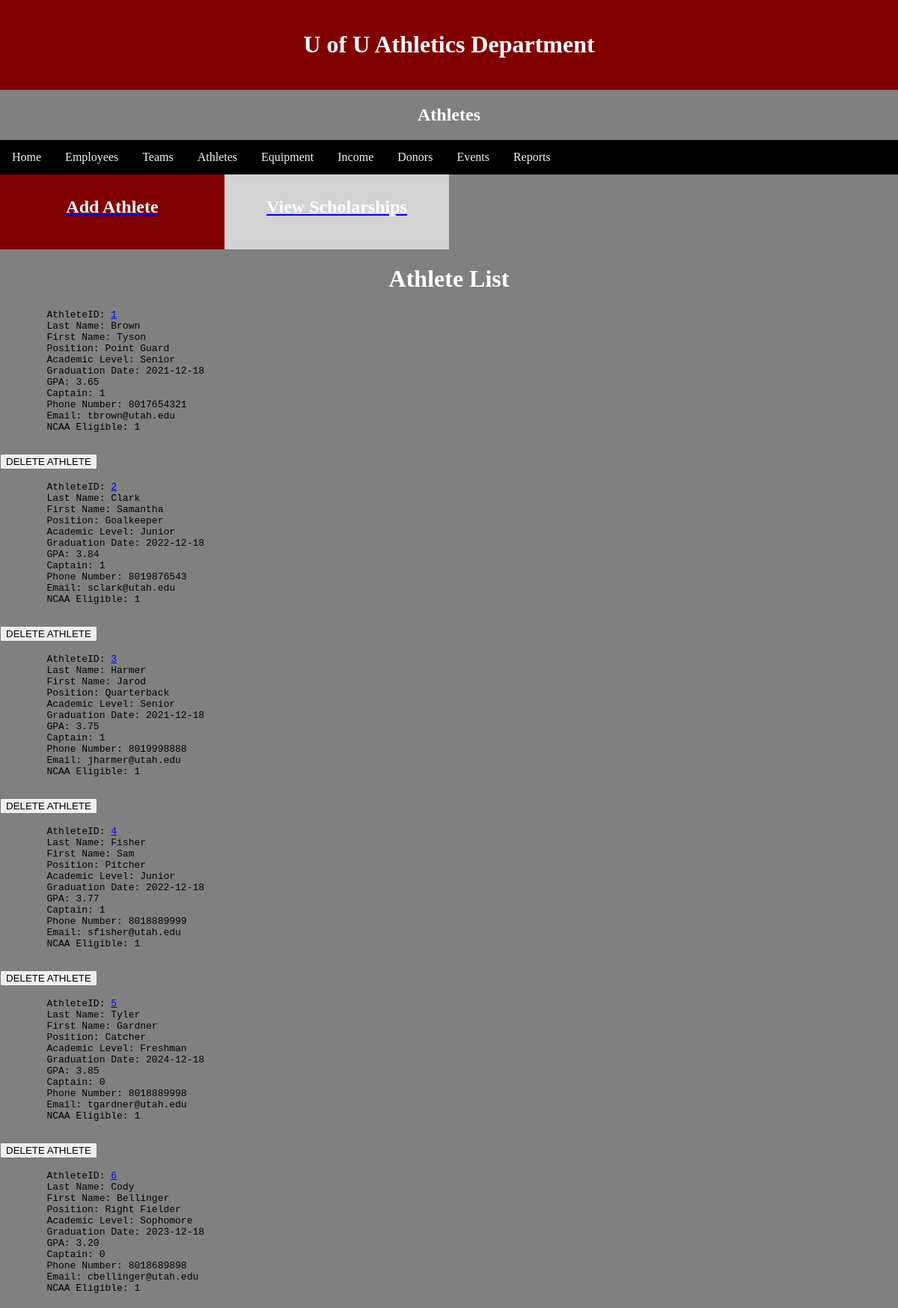
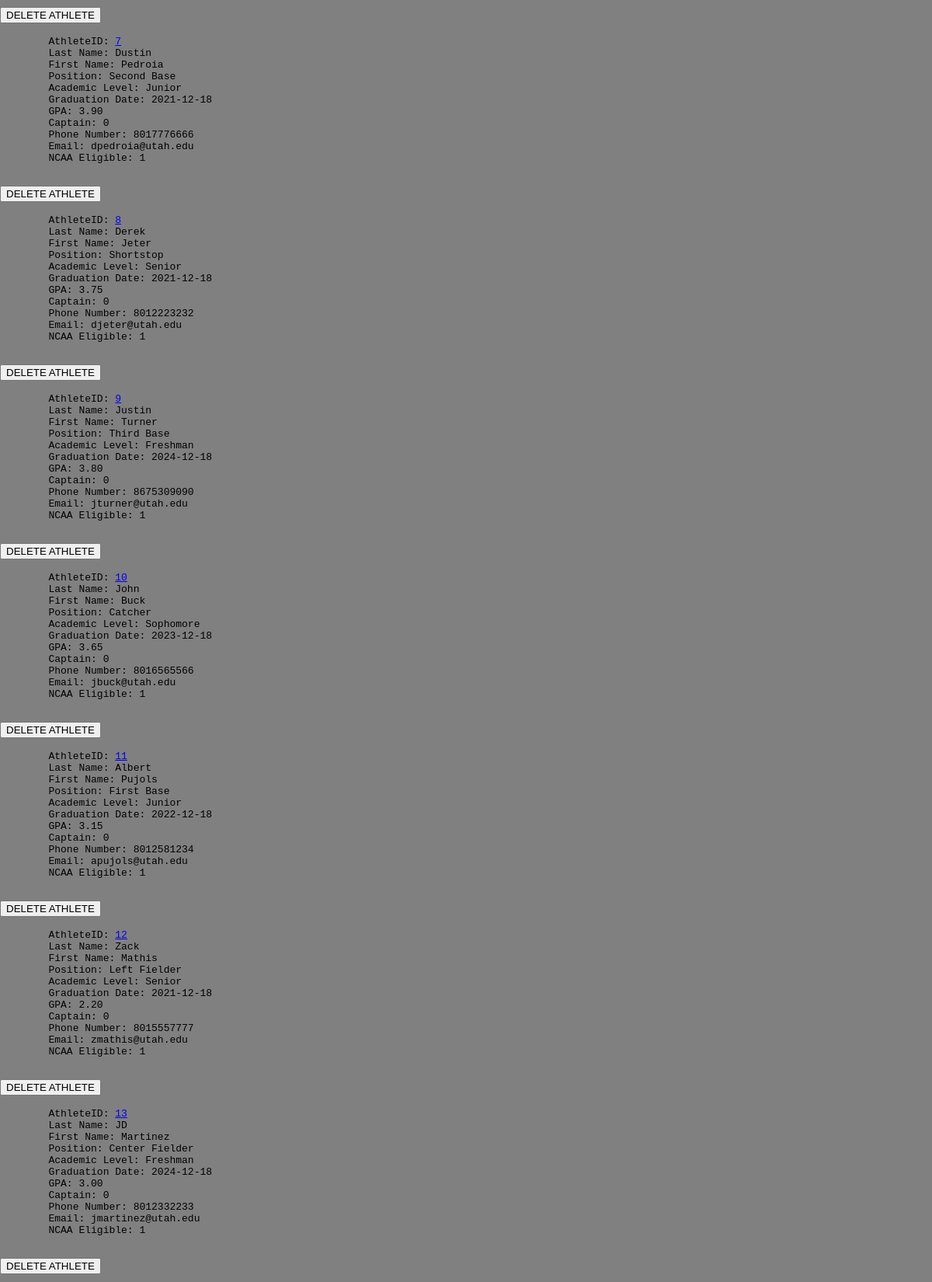
The app's page /Pages/Main/athletes.php (signed in, upper part) with its own data (2 pictures, top to bottom).
### tables this page shows
CREATE TABLE IF NOT EXISTS `athletes` (
  `AthleteID` int NOT NULL AUTO_INCREMENT,
  `LastName` varchar(30) NOT NULL,
  `FirstName` varchar(30) NOT NULL,
  `Position` varchar(30) NOT NULL,
  `AcademicLevel` varchar(30) NOT NULL,
  `GraduationDate` date NOT NULL,
  `GPA` decimal(3,2) NOT NULL,
  `Captain` tinyint(1) NOT NULL,
  `Phone` varchar(15) NOT NULL,
  `Email` varchar(256) NOT NULL,
  `NCAAEligible` tinyint(1) NOT NULL,
  PRIMARY KEY (`AthleteID`)
);

### Pages/Main/athletes.php (the view, shortened to what this page needs)
<html>
	<head>
		<link rel='stylesheet' href='../../styles/projectstyles.css'>
	</head>
		<body>
			<?php
			require_once '../components/header.php';
			?>
		  <h2>Athletes</h2>
			<?php
			require_once '../components/topnav.php';
			?>
		<div>
		<div class="row">
		  <div class="column" style="background-color:maroon;">
			<a href="../add/add-athlete.php"><h2>Add Athlete</h2></a>
		  </div>
		<div class="row">
		  <div class="column" style="background-color:lightgrey;">
			<a href="scholarships.php"><h2>View Scholarships</h2></a>
		  </div>
		</div>
			<h1>Athlete List</h1>
<?php
require_once '../../database/DBlogin.php';
$conn = new mysqli($hn, $un, $pw, $db);
$query = "SELECT * FROM athletes";
$result = $conn->query($query);
$rows = $result->num_rows;
for($j=0; $j<$rows; ++$j)
{
	$row = $result->fetch_array(MYSQLI_ASSOC);
echo <<<_END
	<pre>
	AthleteID: <a href='../update/update-athlete.php?AthleteID=$row[AthleteID]'>$row[AthleteID]</a>
	Last Name: $row[LastName]
	First Name: $row[FirstName]
	Position: $row[Position]
	Academic Level: $row[AcademicLevel]
	Graduation Date: $row[GraduationDate]
	GPA: $row[GPA]
	Captain: $row[Captain]
	Phone Number: $row[Phone]
	Email: $row[Email]
	NCAA Eligible: $row[NCAAEligible]
	</pre>
	<form action='../delete/delete-athlete.php' method='post'>
		<input type='hidden' name='delete' value='yes'>
		<input type='hidden' name='AthleteID' value='$row[AthleteID]'>
		<input type='submit' value='DELETE ATHLETE'>
	</form>
_END;
}
?>
	</body>
</html>
<?php
require_once '../components/footer.php';
?>

### Styles/projectstyles.css (style rules this page uses)
body { background-color: gray; }
h1, h2 { color: white; text-align: center; }
* { box-sizing: border-box; }
.column { float: left; width: 25%; padding: 10px; height: 100px; }
.row:after { content: ""; display: table; clear: both; }
body { margin: 0; }

### records on screen
athletes: AthleteID "1", LastName "Brown", FirstName "Tyson", Position "Point Guard", AcademicLevel "Senior", GraduationDate "2021-12-18", GPA "3.65", Captain "1", Phone "8017654321", Email "tbrown@utah.edu", NCAAEligible "1"
athletes: AthleteID "2", LastName "Clark", FirstName "Samantha", Position "Goalkeeper", AcademicLevel "Junior", GraduationDate "2022-12-18", GPA "3.84", Captain "1", Phone "8019876543", Email "sclark@utah.edu", NCAAEligible "1"
athletes: AthleteID "3", LastName "Harmer", FirstName "Jarod", Position "Quarterback", AcademicLevel "Senior", GraduationDate "2021-12-18", GPA "3.75", Captain "1", Phone "8019998888", Email "jharmer@utah.edu", NCAAEligible "1"
athletes: AthleteID "4", LastName "Fisher", FirstName "Sam", Position "Pitcher", AcademicLevel "Junior", GraduationDate "2022-12-18", GPA "3.77", Captain "1", Phone "8018889999", Email "sfisher@utah.edu", NCAAEligible "1"
athletes: AthleteID "5", LastName "Tyler", FirstName "Gardner", Position "Catcher", AcademicLevel "Freshman", GraduationDate "2024-12-18", GPA "3.85", Captain "0", Phone "8018889998", Email "tgardner@utah.edu", NCAAEligible "1"
athletes: AthleteID "6", LastName "Cody", FirstName "Bellinger", Position "Right Fielder", AcademicLevel "Sophomore", GraduationDate "2023-12-18", GPA "3.20", Captain "0", Phone "8018689898", Email "cbellinger@utah.edu", NCAAEligible "1"
athletes: AthleteID "7", LastName "Dustin", FirstName "Pedroia", Position "Second Base", AcademicLevel "Junior", GraduationDate "2021-12-18", GPA "3.90", Captain "0", Phone "8017776666", Email "dpedroia@utah.edu", NCAAEligible "1"
athletes: AthleteID "8", LastName "Derek", FirstName "Jeter", Position "Shortstop", AcademicLevel "Senior", GraduationDate "2021-12-18", GPA "3.75", Captain "0", Phone "8012223232", Email "djeter@utah.edu", NCAAEligible "1"
athletes: AthleteID "9", LastName "Justin", FirstName "Turner", Position "Third Base", AcademicLevel "Freshman", GraduationDate "2024-12-18", GPA "3.80", Captain "0", Phone "8675309090", Email "jturner@utah.edu", NCAAEligible "1"
athletes: AthleteID "10", LastName "John", FirstName "Buck", Position "Catcher", AcademicLevel "Sophomore", GraduationDate "2023-12-18", GPA "3.65", Captain "0", Phone "8016565566", Email "jbuck@utah.edu", NCAAEligible "1"
athletes: AthleteID "11", LastName "Albert", FirstName "Pujols", Position "First Base", AcademicLevel "Junior", GraduationDate "2022-12-18", GPA "3.15", Captain "0", Phone "8012581234", Email "apujols@utah.edu", NCAAEligible "1"
athletes: AthleteID "12", LastName "Zack", FirstName "Mathis", Position "Left Fielder", AcademicLevel "Senior", GraduationDate "2021-12-18", GPA "2.20", Captain "0", Phone "8015557777", Email "zmathis@utah.edu", NCAAEligible "1"
athletes: AthleteID "13", LastName "JD", FirstName "Martinez", Position "Center Fielder", AcademicLevel "Freshman", GraduationDate "2024-12-18", GPA "3.00", Captain "0", Phone "8012332233", Email "jmartinez@utah.edu", NCAAEligible "1"
